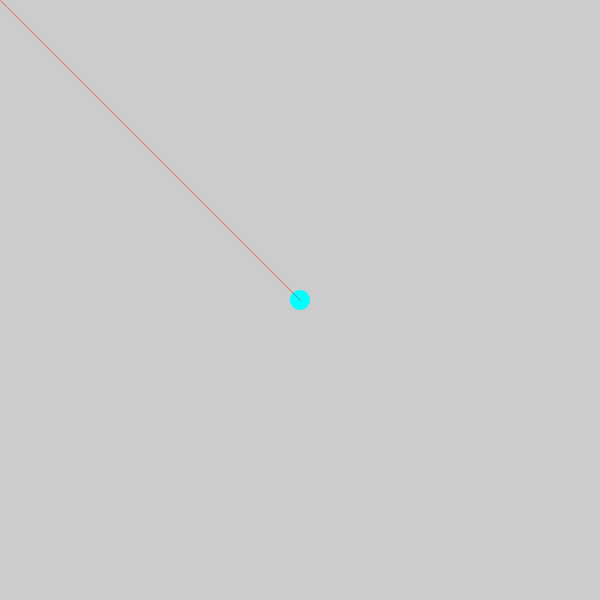
Frame 1 (no input)
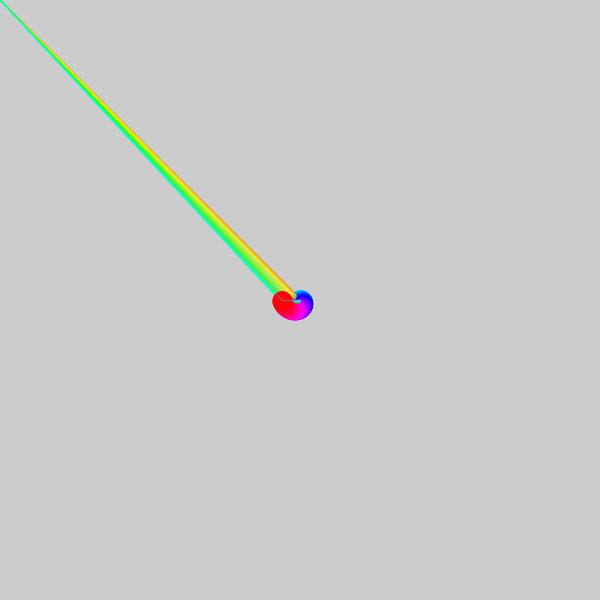
Frame 60 (the mouse pressed at the canvas centre just before this capture)
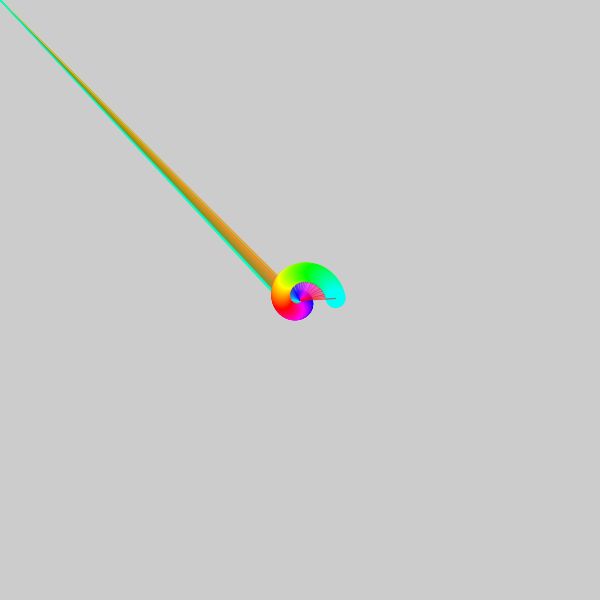
Frame 120 (the mouse held since frame 60 and released just before this capture)

The Processing sketch that drew these frames (run headless with seeded random() and noise(); from frame 60 on, the mouse is pressed at the canvas centre):

// Processing sketch: processing_109495
// ── processing_109495.pde

float angulo, radio, centroX,centroY,incA,incR;

void setup() {

  size(600, 600);
  colorMode(HSB,360,50,50,50);

angulo=0; // locacion de inicio
radio=0; 
centroX=width/2; // 
centroY=height/2;
incA=PI/180; //velocidad angular
incR=0.1; //incremento del espiral

}
void draw() {

  float x=centroX+radio*cos(angulo);
  float y=centroY+radio*sin(angulo); 

noStroke();
fill(degrees(angulo+PI)%360,50,100);
ellipse(x,y,20,20);
  
  stroke(degrees(angulo)%360,50,100,20);
  line(centroX,centroY,x,y);
 
  fill(degrees(angulo+(2*PI/2))%360,50,100,20);
  triangle(x,y,mouseX,mouseY,pmouseX,pmouseY);
 
 
 
  angulo = angulo + incA*3;
  radio= radio + incR*3;
  radio = radio % int(width/2);

}
